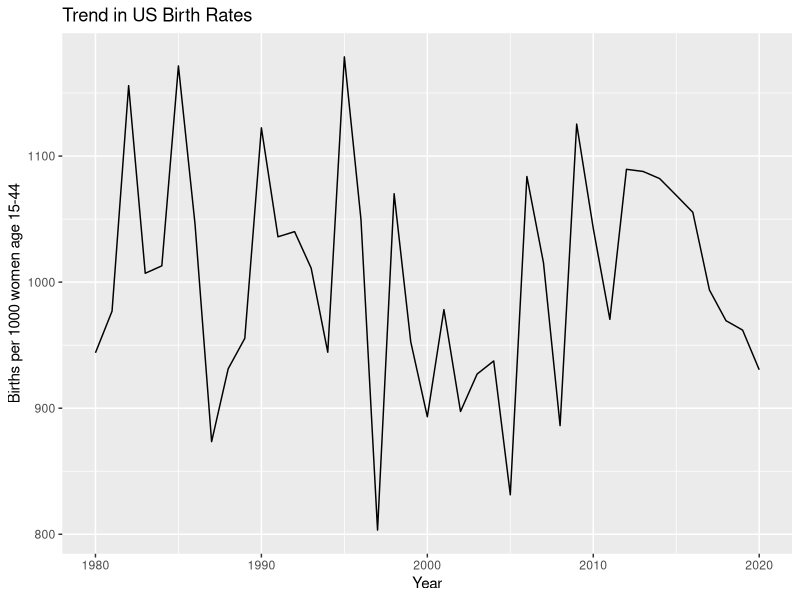
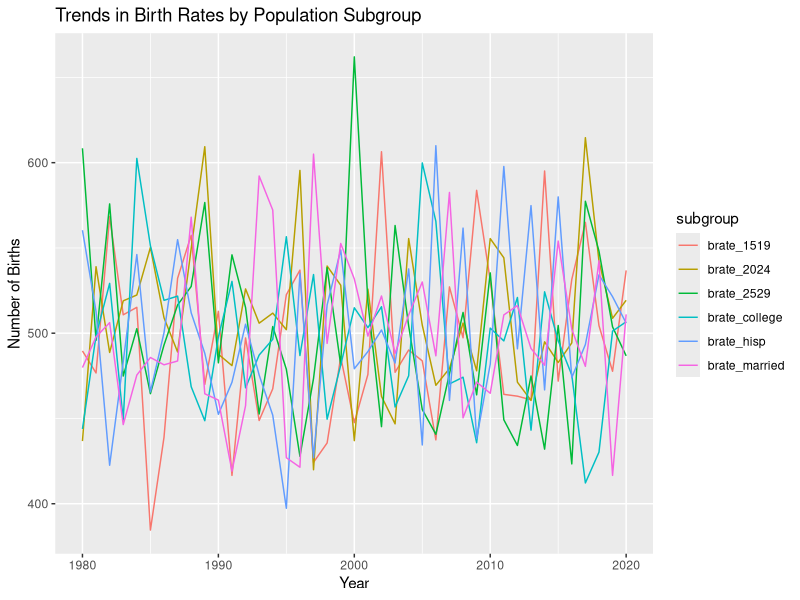

Write the R code that produced these figures, in order.
#### Preamble ####
# Purpose: The purpose of this script is to simulate and visualize the trend in birth rates in the United States from the year 1980 
# to 2020. The script generates tables and graphs to illustrate the overall trend in US birth rates, as well as the birth rates among 
# various subgroups such as different age groups and race and ethnicities. 
# Author: Chay Park
# Date: 15 February 2024 
# Contact: chay.park@mail.utoronto.ca
# License: MIT
# Pre-requisites: R Programming Environment, R Packages, Simulated Birth Rate Data, Simulated Subgroup Data, State-level birth rate change data

#### Workspace setup ####
# Load required libraries
library(ggplot2)
library(dplyr)
library(tidyr)

#### Simulate data ####
# Simulated birth rate data from 1980 to 2020
set.seed(123) # for reproducibility
birth_data <- data.frame(
  year = 1980:2020,
  births = rnorm(41, mean = 1000, sd = 100)
)

# Generate subgroup data
subgroup_data <- data.frame(
  year = rep(1980:2020, each = 6),
  subgroup = rep(c("brate_1519", "brate_2024", "brate_2529", "brate_hisp", "brate_college", "brate_married"), times = 41),
  births = rnorm(41*6, mean = 500, sd = 50)
)

# Generate state-level birth rate change data
state_data <- data.frame(
  state_name = state.name,
  brate_1544_thsnds_ch_pct = runif(length(state.name), min = -15, max = 15)
)

# First figure: Trend in US Birth Rates
ggplot(birth_data, aes(x = year, y = births)) +
  geom_line() +
  labs(x = "Year", y = "Births per 1000 women age 15-44", title = "Trend in US Birth Rates")

# First table: Year and Births
birth_data_table <- birth_data

# Second table: Year and Subgroup Births
subgroup_data_table <- spread(subgroup_data, key = subgroup, value = births)

# Second figure: Multiple line graphs for subgroups
ggplot(subgroup_data, aes(x = year, y = births, color = subgroup)) +
  geom_line() +
  labs(x = "Year", y = "Number of Births", title = "Trends in Birth Rates by Population Subgroup")

